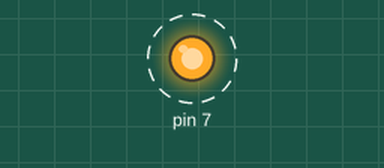
Recording of a program running on a simulated Raspberry Pi (header pin numbers). Shown: output pins drawn as LEDs (lit = HIGH). Dashed ring = blinking. What the program prints to the terminal is not drawn.

Above: at 0.2 s.
Timing chart, 0 to 3.0 s (numbered marks = the images above):
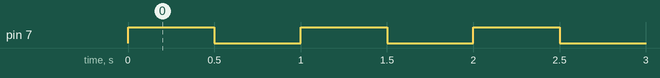

The program:

3._Blinking_LED.py
```python
import  RPi.GPIO as GPIO
import time

GPIO.setmode(GPIO.BOARD)
GPIO.setup(7, GPIO.OUT)
out = True

try:
    print("Program starting")
    while True:
        GPIO.output(7, out)
        out = not out
        time.sleep(0.5)
except:
    print("Program terminating")
    GPIO.cleanup(7)
```

Measured:
- by itself, pin 7: alternates HIGH for 0.50 s and LOW for 0.50 s
